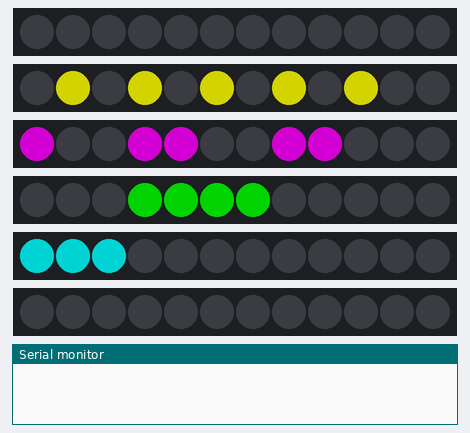
A sketch run on a simulated Arduino Uno, built with avr-gcc and run on an emulated ATmega328P. Parts: 6 × 12 RGB LEDs in strip order, left to right, the last lines printed to the serial monitor. Dim RGB values are drawn brighter than linear; random numbers use the default seed unless the sketch sets one.

Above: at 0.48 s.
At 4.95 s:
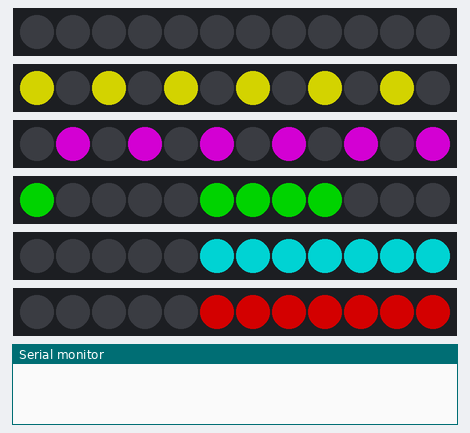
At 10.06 s:
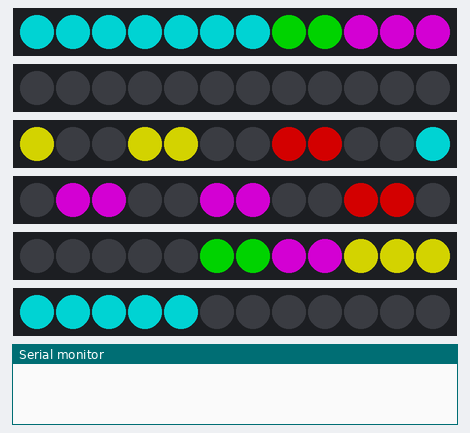
At 19.96 s:
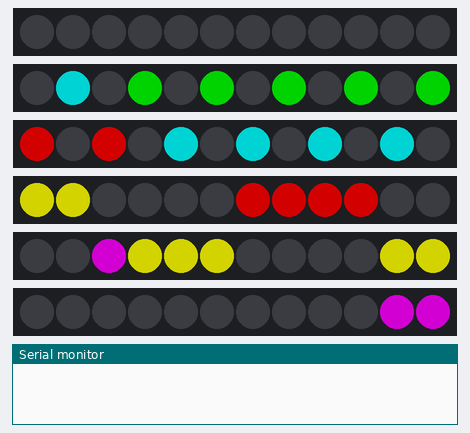
At 29.77 s:
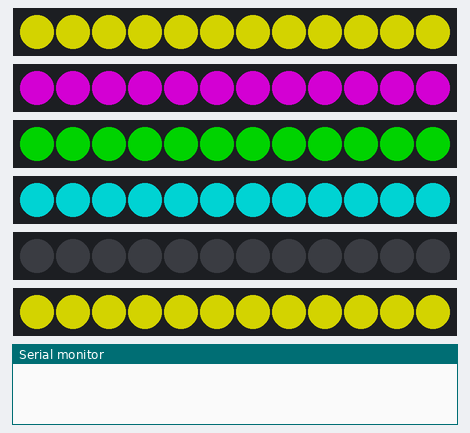
At 39.62 s:
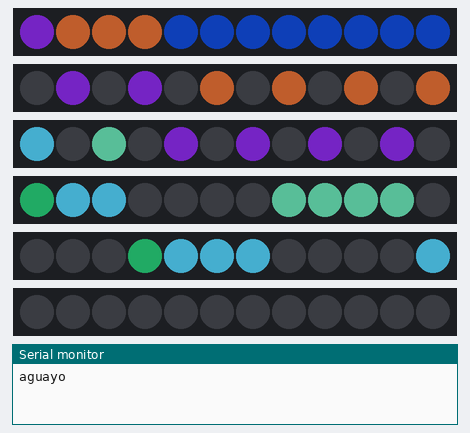

The sketch:

aguayo_proto.ino
```cpp
/// @file    ArrayOfLedArrays.ino
/// @brief   Set up three LED strips, all running from an array of arrays
/// @example ArrayOfLedArrays.ino

// ArrayOfLedArrays - see https://github.com/FastLED/FastLED/wiki/Multiple-Controller-Examples for more info on
// using multiple controllers.  In this example, we're going to set up three NEOPIXEL strips on three
// different pins, each strip getting its own CRGB array to be played with, only this time they're going
// to be all parts of an array of arrays.

#include <FastLED.h>
#include <limits.h>
#define NUM_STRIPS 6
#define NUM_LEDS_PER_STRIP 12

CRGB leds[NUM_STRIPS][NUM_LEDS_PER_STRIP];

unsigned long maxLong = ULONG_MAX;
unsigned long t = random(maxLong);  // Global variable for bytebeat routine
CRGB lookupTable[20];
int maxColors = 20;

void generateLookupTableRandom() {
  for (int i = 0; i < 20; i++) {
    lookupTable[i] = CRGB(random(256), random(256), random(256));
  }
  Serial.println("random");
  maxColors = 20;
}

void generateLookupTableAguayo() {
  lookupTable[0] = CRGB(226, 9, 125);
  lookupTable[1] = CRGB(20, 10, 117);
  lookupTable[2] = CRGB(201, 20, 55);
  lookupTable[3] = CRGB(248, 184, 47);
  lookupTable[4] = CRGB(14, 178, 213);
  lookupTable[5] = CRGB(111, 43, 32);
  lookupTable[6] = CRGB(11, 47, 135);
  lookupTable[7] = CRGB(165, 80, 39);
  lookupTable[8] = CRGB(110, 34, 184);
  lookupTable[9] = CRGB(75, 161, 129);
  lookupTable[10] = CRGB(78, 196, 235);
  lookupTable[11] = CRGB(19, 92, 55);
  lookupTable[12] = CRGB(183, 255, 172);
  maxColors = 12;
  Serial.println("aguayo");
}

void generateLookupTable() {
  lookupTable[0] = CRGB(255, 0, 0);
  lookupTable[1] = CRGB(255, 255, 0);
  lookupTable[2] = CRGB(255, 0, 255);
  lookupTable[3] = CRGB(0, 255, 0);
  lookupTable[4] = CRGB(0, 255, 255);
  lookupTable[5] = CRGB(0, 0, 255);
  maxColors = 5;
  Serial.println("8bit");
  // lookupTable[6] = CRGB(11, 47, 135);
  // lookupTable[7] = CRGB(165, 80, 39);
  // lookupTable[8] = CRGB(110, 34, 184);
  // lookupTable[9] = CRGB(75, 161, 129);
  // lookupTable[10] = CRGB(78, 196, 235);
  // lookupTable[11] = CRGB(19, 92, 55);
  // lookupTable[12] = CRGB(183, 255, 172);
}


CRGB pickColor(int index) {
  // int numColors = 6;
  return lookupTable[index % maxColors];
}


// For mirroring strips, all the "special" stuff happens just in setup.  We
// just addLeds multiple times, once for each strip
void setup() {
  // tell FastLED there's 60 NEOPIXEL leds on pin 2
  // FastLED.addLeds<NEOPIXEL, 19>(leds[0], NUM_LEDS_PER_STRIP);
  // FastLED.addLeds<NEOPIXEL, 21>(leds[1], NUM_LEDS_PER_STRIP);
  // FastLED.addLeds<NEOPIXEL, 18>(leds[2], NUM_LEDS_PER_STRIP);
  // FastLED.addLeds<NEOPIXEL, 0>(leds[3], NUM_LEDS_PER_STRIP);
  // FastLED.addLeds<NEOPIXEL, 5>(leds[4], NUM_LEDS_PER_STRIP);
  // FastLED.addLeds<NEOPIXEL, 4>(leds[5], NUM_LEDS_PER_STRIP);
  // FastLED.addLeds<NEOPIXEL, 17>(leds[6], NUM_LEDS_PER_STRIP);
  // FastLED.addLeds<NEOPIXEL, 16>(leds[7], NUM_LEDS_PER_STRIP);

  FastLED.addLeds<NEOPIXEL, 8>(leds[0], NUM_LEDS_PER_STRIP);
  FastLED.addLeds<NEOPIXEL, 9>(leds[1], NUM_LEDS_PER_STRIP);
  FastLED.addLeds<NEOPIXEL, 10>(leds[2], NUM_LEDS_PER_STRIP);
  FastLED.addLeds<NEOPIXEL, 11>(leds[3], NUM_LEDS_PER_STRIP);
  FastLED.addLeds<NEOPIXEL, 12>(leds[4], NUM_LEDS_PER_STRIP);
  FastLED.addLeds<NEOPIXEL, 13>(leds[5], NUM_LEDS_PER_STRIP);

  generateLookupTable();
  Serial.begin(115200);
  FastLED.setBrightness(127);
}

uint8_t bytebeatRoutine(int type, int t) {  // uint8_t* buffer,
  uint8_t value;
  switch (type) {
    case 0:
      value = t * (((t >> 12) | (t >> 8)) & (63 & (t >> 4)));
      break;
    case 2:
      value = ((t & 4096) ? ((t * (t ^ t % 255) | (t >> 4)) >> 1) : (t >> 3) | ((t & 8192) ? t << 2 : t));
      break;
    case 3:
      value = t * (t >> 3 | t >> 1) & 255;
      break;
    case 4:
      value = t * (t >> 3 | t >> 9) & 511;
      break;
    case 5:
      value = t * (t >> 3 | t >> 21) & 1023;
      break;
    case 6:
      value = 2 * (t >> 5 & t) - (t >> 5) + t * (t >> 14 & 14);
      break;
    case 7:
      value = (~t >> 2) * ((127 & t * (7 & t >> 10)) < (245 & t * (2 + (5 & t >> 14))));
      break;
    case 8:
      value = t >> 5 | (t << 3) + 12 * t * (t >> 13 | (t >> 1 | t >> 10 | t >> 2) & t >> 8);
      break;
    case 9:
      value = t+(t&t^t>>6)-t*(t>>9&(t%16?2:6)&t>>9);
    break;

    default:
      value = t * (t >> 3 | t >> 21) & 1023;
      break;
  }

  t++;
  return value;
}

int colorIndex = 0;
CRGB temp[NUM_STRIPS];

long period = 30E3;
long lastChange = 0;
int color = 0;
void loop() {

  if (millis() > lastChange + period) {
    color = (color+1) % 3;
    lastChange = millis();

    switch (color) {
      case 0:
        generateLookupTable();
        break;
      case 1:
        generateLookupTableAguayo();
        break;
      case 2:
        generateLookupTableRandom();
        break;
    }
  }


  uint8_t bb = bytebeatRoutine(9, t);
  if (random(100) < 5) {
    colorIndex++;
  }

  for (int x = 0; x < NUM_STRIPS; x++) {

    if (bb >> x & 1) {
      temp[x] = pickColor(colorIndex + x);
    } else {
      temp[x] = CRGB(0, 0, 0);
    }
  }
  pushValueToFifo(temp);


  FastLED.show();
  t++;
  delay(25);
}

void pushValueToFifo(CRGB value[]) {
  for (int i = NUM_LEDS_PER_STRIP - 1; i > 0; i--) {
    for (int j = 0; j < NUM_STRIPS; j++) {
      leds[j][i] = leds[j][i - 1];
    }
  }
  for (int i = 0; i < NUM_STRIPS; i++) {
    leds[i][0] = value[i];
  }
}
```
